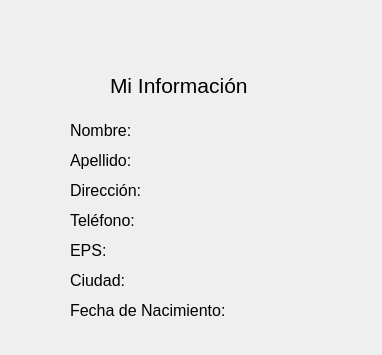
<?xml version="1.0" encoding="UTF-8"?>
<ui version="4.0">
 <class>Form</class>
 <widget class="QWidget" name="Form">
  <property name="geometry">
   <rect>
    <x>0</x>
    <y>0</y>
    <width>382</width>
    <height>355</height>
   </rect>
  </property>
  <property name="windowTitle">
   <string>Form</string>
  </property>
  <widget class="QLabel" name="ciudad_label">
   <property name="geometry">
    <rect>
     <x>70</x>
     <y>270</y>
     <width>281</width>
     <height>21</height>
    </rect>
   </property>
   <property name="font">
    <font>
     <pointsize>12</pointsize>
    </font>
   </property>
   <property name="text">
    <string>Ciudad:</string>
   </property>
  </widget>
  <widget class="QLabel" name="telefono_label">
   <property name="geometry">
    <rect>
     <x>70</x>
     <y>210</y>
     <width>261</width>
     <height>21</height>
    </rect>
   </property>
   <property name="font">
    <font>
     <pointsize>12</pointsize>
    </font>
   </property>
   <property name="text">
    <string>Teléfono: </string>
   </property>
  </widget>
  <widget class="QLabel" name="fecha_label">
   <property name="geometry">
    <rect>
     <x>70</x>
     <y>300</y>
     <width>281</width>
     <height>21</height>
    </rect>
   </property>
   <property name="font">
    <font>
     <pointsize>12</pointsize>
    </font>
   </property>
   <property name="text">
    <string>Fecha de Nacimiento:</string>
   </property>
  </widget>
  <widget class="QLabel" name="nombre_label">
   <property name="geometry">
    <rect>
     <x>70</x>
     <y>120</y>
     <width>271</width>
     <height>21</height>
    </rect>
   </property>
   <property name="font">
    <font>
     <pointsize>12</pointsize>
    </font>
   </property>
   <property name="text">
    <string>Nombre: </string>
   </property>
  </widget>
  <widget class="QLabel" name="label">
   <property name="geometry">
    <rect>
     <x>110</x>
     <y>60</y>
     <width>171</width>
     <height>51</height>
    </rect>
   </property>
   <property name="font">
    <font>
     <pointsize>16</pointsize>
    </font>
   </property>
   <property name="text">
    <string>Mi Información</string>
   </property>
  </widget>
  <widget class="QLabel" name="apellido_label">
   <property name="geometry">
    <rect>
     <x>70</x>
     <y>150</y>
     <width>261</width>
     <height>21</height>
    </rect>
   </property>
   <property name="font">
    <font>
     <pointsize>12</pointsize>
    </font>
   </property>
   <property name="text">
    <string>Apellido:</string>
   </property>
  </widget>
  <widget class="QLabel" name="direccion_label">
   <property name="geometry">
    <rect>
     <x>70</x>
     <y>180</y>
     <width>261</width>
     <height>21</height>
    </rect>
   </property>
   <property name="font">
    <font>
     <pointsize>12</pointsize>
    </font>
   </property>
   <property name="text">
    <string>Dirección:</string>
   </property>
  </widget>
  <widget class="QLabel" name="eps_label">
   <property name="geometry">
    <rect>
     <x>70</x>
     <y>240</y>
     <width>281</width>
     <height>21</height>
    </rect>
   </property>
   <property name="font">
    <font>
     <pointsize>12</pointsize>
    </font>
   </property>
   <property name="text">
    <string>EPS:</string>
   </property>
  </widget>
 </widget>
 <resources/>
 <connections/>
</ui>
